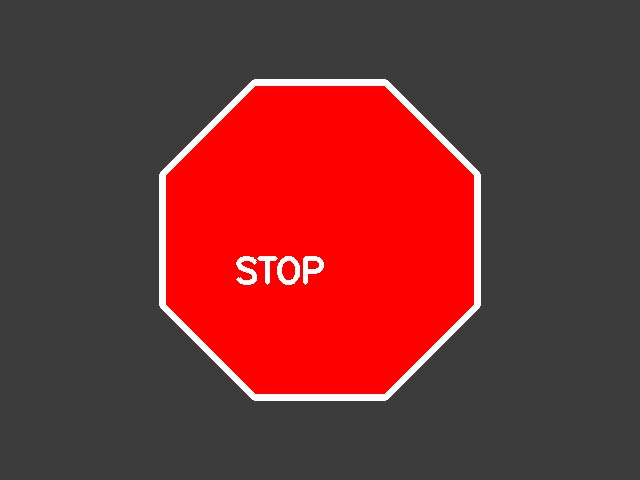
#> input picture assets/signs/stop.jpg, 640 x 480 px
$ python benchmark_detection.py ../assets/signs/stop.jpg
#> lines starting #> are read from the running program, lines starting #| are printed output that depends on the picture; after the words box and inside, x2 and y2 are one past the last pixel; in counts of white or black regions, pixels touching at a corner belong together
#> in run_batch, frame is the input picture: shape (480, 640, 3); mean B, G, R 50, 50, 113.9
### src/sign_recognition.py
"""
Modul pengenalan traffic sign (STOP / SLOW / GO).

Metode 1 — color_shape (default, cepat, tanpa dependensi model):
  frame → resize (PROCESS_WIDTH) → HSV → mask per warna → kontur
        → convex hull → klasifikasi bentuk → skor → SignResult

Metode 2 — yolo (opsional):
  model YOLOv8 di models/best.pt (butuh `ultralytics`, Python >= 3.8).
  Jika tidak tersedia, otomatis fallback ke color_shape.

Kunci akurasi color_shape:
  - Bentuk dinilai dari CONVEX HULL, sehingga teks/border/ikon di dalam
    tanda tidak merusak bentuk.
  - Fill-ratio = luas hull / luas lingkaran pembungkus:
        segitiga ≈ 0.43 | persegi ≈ 0.65 | oktagon ≈ 0.90 | lingkaran ≈ 1.00
    Metrik ini jauh lebih stabil daripada jumlah vertex saja.
  - Bentuk WAJIB cocok dengan jenis tanda; jika tidak, skor maksimum 0.40
    (di bawah threshold 0.55) sehingga objek berwarna salah tidak lolos.
"""

from dataclasses import dataclass
from typing import Optional, Tuple

import math
import os
import sys

try:
    import cv2
    _HAS_CV2 = True
except ModuleNotFoundError:
    _HAS_CV2 = False

import numpy as np

sys.path.insert(0, os.path.dirname(os.path.dirname(os.path.abspath(__file__))))
from config import (
    HSV_RANGES, COLOR_TO_SIGN, MIN_CONFIDENCE, PROCESS_WIDTH, MIN_AREA_RATIO,
    MODEL_PATH, MODEL_CLASS_MAP, BLUE_CLOSE_SIZE,
)

# Bobot skor (jumlah 1.0). Bentuk dominan agar warna salah tidak lolos.
W_COLOR, W_SHAPE, W_SIZE = 0.30, 0.60, 0.10
# Coverage warna yang dianggap "penuh"; tanda nyata punya teks/border putih.
COLOR_FULL_COVERAGE = 0.55

# Bentuk yang valid untuk tiap tanda.
EXPECTED_SHAPES = {
    "STOP": {"octagon"},
    "SLOW": {"triangle"},
    "GO": {"circle", "rectangle"},
}

_HAS_MODEL = False
_model = None
_CLASS_NAMES = {}

_KERNEL_CACHE = {}


@dataclass
class SignResult:
    sign: str                 # "STOP" | "SLOW" | "GO" | "NONE"
    confidence: float         # 0.0 - 1.0
    bbox: Optional[Tuple[int, int, int, int]] = None   # x, y, w, h (frame asli)
    color_name: str = ""
    shape_name: str = ""
    raw_score: float = 0.0


# --------------------------------------------------------------------------
# Model YOLO (opsional)
# --------------------------------------------------------------------------
# [28 lines left out: functions _init_model, _map_class_to_sign, not called in this run]


# --------------------------------------------------------------------------
# Utilitas segmentasi
# --------------------------------------------------------------------------
def _morph_kernels(width: int):
    """
    Kernel morfologi: open 3x3 (buang noise) + close lebih besar (rapatkan teks).
    Memakai kernel PERSEGI (rect) karena OpenCV mengoptimalkannya secara
    separable — di Jetson ~4x lebih cepat daripada kernel ellipse.
    """
    close = max(5, int(round((width or 640) / 48.0)) | 1)
    if close not in _KERNEL_CACHE:
        _KERNEL_CACHE[close] = (np.ones((3, 3), np.uint8),
                                np.ones((close, close), np.uint8))
    return _KERNEL_CACHE[close]


def _mask_for_color(hsv: np.ndarray, color_name: str, kernels) -> np.ndarray:
    """Gabungkan semua range HSV satu warna → mask biner bersih."""
    open_k, close_k = kernels
    mask = np.zeros(hsv.shape[:2], dtype=np.uint8)
    for lo, hi in HSV_RANGES.get(color_name, []):
        mask = cv2.bitwise_or(mask, cv2.inRange(hsv, np.array(lo, np.uint8),
                                                 np.array(hi, np.uint8)))
    mask = cv2.morphologyEx(mask, cv2.MORPH_OPEN, open_k)
    mask = cv2.morphologyEx(mask, cv2.MORPH_CLOSE, close_k)
    if color_name == "blue":
        # Panah putih besar bisa memotong tanda biru jadi dua kontur.
        # Close ekstra menyatukannya kembali (lihat BLUE_CLOSE_SIZE).
        k = max(15, int(round(BLUE_CLOSE_SIZE * hsv.shape[1] / 320.0)) | 1)
        mask = cv2.morphologyEx(mask, cv2.MORPH_CLOSE, np.ones((k, k), np.uint8))
    return mask


def _color_coverage(mask: np.ndarray, hull: np.ndarray) -> float:
    """Fraksi piksel warna target di dalam convex hull (0..1)."""
    x, y, w, h = cv2.boundingRect(hull)
    if w <= 0 or h <= 0:
        return 0.0
    fill = np.zeros((h, w), dtype=np.uint8)
    cv2.drawContours(fill, [hull - (x, y)], -1, 255, -1)
    total = cv2.countNonZero(fill)
    if total == 0:
        return 0.0
    inside = cv2.countNonZero(cv2.bitwise_and(mask[y:y + h, x:x + w], fill))
    return inside / float(total)


def _classify_shape(hull: np.ndarray, expected=None,
                    touching_border: bool = False) -> Tuple[str, float]:
    """
    Klasifikasi bentuk dari convex hull.
    Mengembalikan (nama_bentuk, skor 0..1).

    Fill-ratio (luas hull / luas lingkaran pembungkus) memisahkan bentuk
    dengan jelas: segitiga ≈0.43, persegi ≈0.65, oktagon ≈0.90, lingkaran ≈1.00.
    `expected` = bentuk valid untuk warna tsb; dipakai sebagai fallback toleran.
    `touching_border` = tanda terpotong tepi frame (mis. dipegang sangat dekat).
    """
    peri = cv2.arcLength(hull, True)
    area = cv2.contourArea(hull)
    if peri <= 0 or area <= 0:
        return "unknown", 0.0

    (_, _), radius = cv2.minEnclosingCircle(hull)
    if radius <= 0:
        return "unknown", 0.0
    fill = area / (math.pi * radius * radius)
    circularity = 4.0 * math.pi * area / (peri * peri)

    x, y, w, h = cv2.boundingRect(hull)
    extent = area / float(w * h) if w > 0 and h > 0 else 0.0
    aspect = max(w, h) / float(min(w, h) + 1e-6)

    vc = len(cv2.approxPolyDP(hull, 0.020 * peri, True))   # kasar
    vf = len(cv2.approxPolyDP(hull, 0.008 * peri, True))   # halus

    shape, score = "unknown", 0.0

    # --- Aturan ketat ---
    # extent < 0.75 mencegah persegi panjang (extent≈1.0) terbaca sebagai segitiga.
    if ((vc == 3 and fill < 0.70) or
            (fill < 0.57 and circularity < 0.78 and vc <= 5)) and extent < 0.75:
        shape, score = "triangle", 1.0
    elif vc == 4 and extent > 0.85 and 0.55 <= fill < 0.80 and aspect <= 2.2:
        shape, score = "rectangle", 0.85
    elif fill >= 0.955 and circularity > 0.85:
        shape, score = "circle", 1.0
    elif 0.78 <= fill < 0.955 and 7 <= vc <= 10 and vf <= 12:
        shape, score = "octagon", 1.0
    elif fill >= 0.86 and vf >= 13 and circularity > 0.90:
        shape, score = "circle", 0.95

    if expected is None or shape in expected:
        return shape, score

    # --- Fallback toleran: geometri masih konsisten dengan warna tersebut? ---
    # Catatan: aturan dibuat agar warna salah-bentuk tetap ditolak.
    if "triangle" in expected and fill < 0.66 and circularity < 0.90 and extent < 0.75:
        return "triangle", 0.80
    if "octagon" in expected and 0.74 <= fill < 0.97 and vc >= 5:
        return "octagon", 0.80
    if "circle" in expected and fill >= 0.74 and (touching_border or fill >= 0.93):
        return "circle", 0.80
    if "rectangle" in expected and 0.55 <= fill < 0.88 and vc == 4:
        return "rectangle", 0.80
    return "unknown", 0.0


# --------------------------------------------------------------------------
# API utama
# --------------------------------------------------------------------------
def recognize(frame: np.ndarray, min_confidence: float = MIN_CONFIDENCE,
              process_width: Optional[int] = None) -> SignResult:
    """
    Deteksi satu tanda pada frame.
    process_width: lebar kerja deteksi (default config.PROCESS_WIDTH; 0 = full).
    """
#> called with min_confidence = 0.55
    if frame is None or frame.size == 0:
        return SignResult(sign="NONE", confidence=0.0)

    h0, w0 = frame.shape[:2]
#> h0 = 480; w0 = 640
    pw = PROCESS_WIDTH if process_width is None else process_width

    scale = 1.0
    if pw and w0 > pw:
        scale = pw / float(w0)
#> scale = 0.5
        small = cv2.resize(frame, (pw, max(1, int(round(h0 * scale)))),
                           interpolation=cv2.INTER_AREA)
    else:
        small = frame

    h, w = small.shape[:2]
#> h = 240; w = 320
    frame_area = float(h * w)
#> frame_area = 76800
    min_area = max(40.0, MIN_AREA_RATIO * frame_area)
#> min_area = 307.2

    hsv = cv2.cvtColor(small, cv2.COLOR_BGR2HSV)
#> hsv: shape (240, 320, 3); mean H, S, V 1.6, 64.5, 113.9
    kernels = _morph_kernels(w)

    best = SignResult(sign="NONE", confidence=0.0)

    for color_name, ranges in HSV_RANGES.items():
        if not ranges:
            continue
        mask = _mask_for_color(hsv, color_name, kernels)
        cnts = cv2.findContours(mask, cv2.RETR_EXTERNAL, cv2.CHAIN_APPROX_SIMPLE)
        contours = cnts[0] if len(cnts) == 2 else cnts[1]
        if not contours:
            continue

        expected = EXPECTED_SHAPES.get(COLOR_TO_SIGN.get(color_name, ""), set())
        for cnt in sorted(contours, key=cv2.contourArea, reverse=True)[:3]:
            area = cv2.contourArea(cnt)
            # Izinkan tanda besar (dipegang dekat); tolak hanya hampir seluruh frame
            if area < min_area or area / frame_area > 0.85:
                continue

            hull = cv2.convexHull(cnt)
            bx, by, bw, bh = cv2.boundingRect(hull)
            touching = (bx <= 1 or by <= 1 or
                        bx + bw >= w - 1 or by + bh >= h - 1)
            shape_name, shape_score = _classify_shape(hull, expected, touching)
            if shape_name not in expected:
                continue

            coverage = _color_coverage(mask, hull)
            color_match = min(1.0, coverage / COLOR_FULL_COVERAGE)

            rel = area / frame_area
            if 0.006 <= rel <= 0.50:
                size_match = 1.0
            elif rel < 0.006:
                size_match = 0.70
            else:
                size_match = 0.85

            raw = (W_COLOR * color_match + W_SHAPE * shape_score
                   + W_SIZE * size_match)
            confidence = min(1.0, raw)
            if confidence <= best.confidence:
                continue

            x, y, out_w, out_h = bx, by, bw, bh
            if scale != 1.0:
                inv = 1.0 / scale
                x, y = int(bx * inv), int(by * inv)
                out_w, out_h = int(bw * inv), int(bh * inv)
            best = SignResult(
                sign=COLOR_TO_SIGN[color_name],
                confidence=round(confidence, 3),
                bbox=(x, y, out_w, out_h),
                color_name=color_name,
                shape_name=shape_name,
                raw_score=round(raw, 3),
            )
#> this loop made 4 passes
#> open_k in _mask_for_color on pass 2: [[1, 1, 1], [1, 1, 1], [1, 1, 1]]
#> pass 1, in recognize, `mask = _mask_for_color(hsv, color_name, kernels)`:
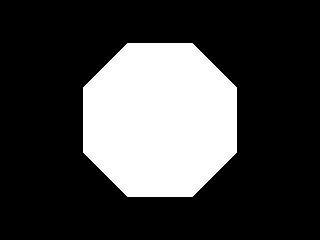
#> mask: shape (240, 320); 25.7% white; 1 white region, box (x1, y1, x2, y2) and area: (83, 43, 237, 197) 19756

    if best.confidence < min_confidence:
        return SignResult(sign="NONE", confidence=round(best.confidence, 3),
                          color_name=best.color_name, shape_name=best.shape_name)
    return best


# [58 lines left out: functions recognize_dataset, annotate, not called in this run]

### tools/benchmark_detection.py
"""
Benchmark & batch-test deteksi color_shape.

Contoh:
  # ukur FPS pada gambar (default: gambar sintetis STOP)
  python3 tools/benchmark_detection.py --bench

  # uji semua gambar di folder, simpan hasil anotasi
  python3 tools/benchmark_detection.py --dir assets/signs --save-dir results/eval

  # pastikan semua gambar di folder memang STOP
  python3 tools/benchmark_detection.py --dir fotos_stop --expect STOP

  # uji satu/beberapa file
  python3 tools/benchmark_detection.py a.jpg b.png
"""

import argparse
import glob
import os
import sys
import time

ROOT = os.path.dirname(os.path.dirname(os.path.abspath(__file__)))
sys.path.insert(0, ROOT)

import cv2
import numpy as np

from src.sign_recognition import recognize, annotate

IMG_EXT = (".jpg", ".jpeg", ".png", ".bmp", ".webp")


def _synthetic(kind="STOP", w=640, h=480, size=150):
    frame = np.full((h, w, 3), 70, np.uint8)
    cx, cy = w // 2, h // 2
    if kind == "STOP":
        pts = [[int(cx + size * np.cos(np.pi / 8 + i * np.pi / 4)),
                int(cy + size * np.sin(np.pi / 8 + i * np.pi / 4))] for i in range(8)]
        cv2.fillPoly(frame, [np.array(pts, np.int32)], (0, 0, 220))
        cv2.polylines(frame, [np.array(pts, np.int32)], True, (255, 255, 255), 6)
        cv2.putText(frame, "STOP", (cx - 70, cy + 20),
                    cv2.FONT_HERSHEY_SIMPLEX, 1.1, (255, 255, 255), 3)
    elif kind == "SLOW":
        pts = np.array([[cx, cy - size], [cx - size, cy + size],
                        [cx + size, cy + size]], np.int32)
        cv2.fillPoly(frame, [pts], (0, 220, 220))
        cv2.polylines(frame, [pts], True, (0, 0, 0), 6)
    else:
        cv2.circle(frame, (cx, cy), size, (0, 200, 0), -1)
        cv2.circle(frame, (cx, cy), size, (255, 255, 255), 6)
    return frame


def collect(paths):
    files = []
    for p in paths:
        if os.path.isdir(p):
            for ext in IMG_EXT:
                files.extend(glob.glob(os.path.join(p, "*" + ext)))
                files.extend(glob.glob(os.path.join(p, "*" + ext.upper())))
        elif os.path.isfile(p):
            files.append(p)
        else:
            print(f"[SKIP] tidak ditemukan: {p}")
    return sorted(set(files))


def run_batch(files, save_dir=None, expect=None, min_conf=0.55):
    if not files:
        print("Tidak ada gambar. Pakai --dir FOLDER atau daftar file.")
        return 1
    if save_dir:
        os.makedirs(save_dir, exist_ok=True)

    ok = 0
    for path in files:
        frame = cv2.imread(path)
        if frame is None:
            print(f"[SKIP] gagal baca: {path}")
            continue
        t0 = time.time()
        result = recognize(frame, min_confidence=min_conf)
        ms = (time.time() - t0) * 1000.0
        good = expect is None or result.sign == expect
#> good = True
        ok += int(good)
#> ok = 1
        status = "" if good else "  <-- SALAH"
#> status = ''
        print(f"{os.path.basename(path):28s} -> {result.sign:4s} "
              f"conf={result.confidence:.2f} shape={result.shape_name or '-':9s} "
              f"{ms:5.1f} ms{status}")
#| stop.jpg                     -> STOP conf=1.00 shape=octagon    19.1 ms
        if save_dir:
            led = {"red": result.sign == "STOP",
                   "yellow": result.sign == "SLOW",
                   "green": result.sign == "GO"}
            cv2.imwrite(os.path.join(save_dir, os.path.basename(path)),
                        annotate(frame, result, led))

    if expect is not None:
        print(f"\nAkurasi: {ok}/{len(files)} ({100.0 * ok / len(files):.0f}%) "
              f"diharapkan {expect}")
    return 0 if (expect is None or ok == len(files)) else 2


def run_bench(kind="STOP", n=150):
    frame = _synthetic(kind)
    recognize(frame)  # warm-up
    t0 = time.time()
    for _ in range(n):
        recognize(frame)
    ms = (time.time() - t0) / n * 1000.0
    print(f"Benchmark {kind}: {ms:.1f} ms/frame -> {1000.0 / ms:.1f} FPS "
          f"({n} frame, 640x480)")


def main():
    ap = argparse.ArgumentParser(description="Benchmark / batch-test deteksi tanda")
    ap.add_argument("files", nargs="*", help="file gambar atau folder")
    ap.add_argument("--dir", action="append", default=[], help="folder gambar (bisa diulang)")
    ap.add_argument("--save-dir", help="simpan hasil anotasi ke folder ini")
    ap.add_argument("--expect", choices=["STOP", "SLOW", "GO"], help="label yang diharapkan")
    ap.add_argument("--bench", action="store_true", help="ukur FPS pada gambar sintetis")
    ap.add_argument("--bench-kind", choices=["STOP", "SLOW", "GO"], default="STOP")
    ap.add_argument("--min-conf", type=float, default=0.55)
    args = ap.parse_args()

    if args.bench:
        run_bench(args.bench_kind)
        return 0
    return run_batch(collect(args.files + args.dir), args.save_dir,
                     args.expect, args.min_conf)


if __name__ == "__main__":
    sys.exit(main())
#> (the program exits here)

$ run again, with assets/signs/go.jpg copied over assets/signs/stop.jpg
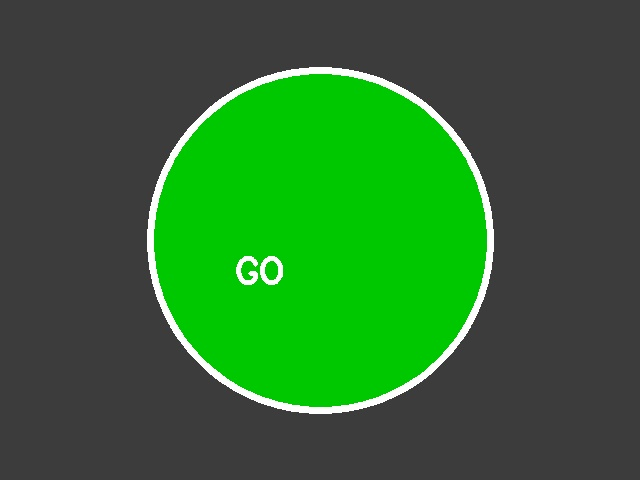
#> input picture assets/signs/go.jpg, 640 x 480 px
#> in run_batch, frame is the input picture: shape (480, 640, 3); mean B, G, R 48.3, 104.3, 48.3
#> hsv: shape (240, 320, 3); mean H, S, V 19.9, 71.7, 104.4
#> the loop in recognize, `for color_name, ranges in HSV_RANGES.items():` made 4 passes
#> pass 3, in recognize, `mask = _mask_for_color(hsv, color_name, kernels)`:
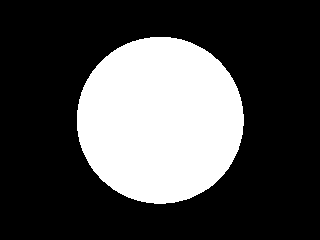
#> mask: shape (240, 320); 28.5% white; 1 white region, box (x1, y1, x2, y2) and area: (77, 37, 244, 204) 21907
#> good = True
#> ok = 1
#> status = ''
#| stop.jpg                     -> GO   conf=1.00 shape=circle     26.6 ms

$ run again, with assets/signs/go_biru_panah.jpg copied over assets/signs/stop.jpg
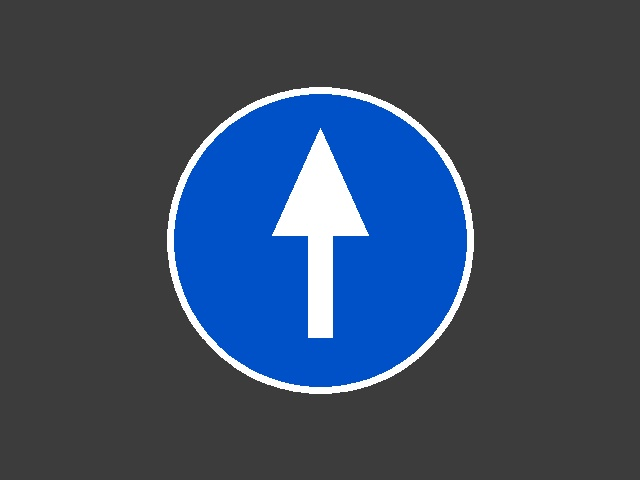
#> input picture assets/signs/go_biru_panah.jpg, 640 x 480 px
#> in run_batch, frame is the input picture: shape (480, 640, 3); mean B, G, R 95.8, 73.2, 57.5
#> hsv: shape (240, 320, 3); mean H, S, V 24.6, 49.4, 95.9
#> the loop in recognize, `for color_name, ranges in HSV_RANGES.items():` made 4 passes
#> after the loop in recognize, `for color_name, ranges in HSV_RANGES.items():`:
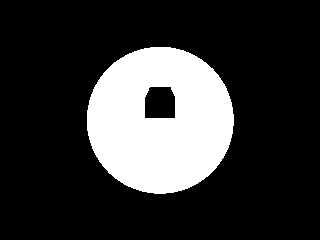
#> mask: shape (240, 320); 21% white; 1 white region, box (x1, y1, x2, y2) and area: (87, 47, 234, 194) 16104
#> good = True
#> ok = 1
#> status = ''
#| stop.jpg                     -> GO   conf=1.00 shape=circle     26.0 ms
